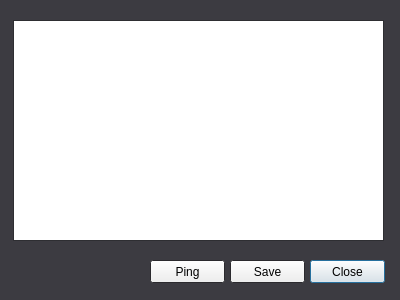
<?xml version="1.0" encoding="UTF-8"?>
<ui version="4.0">
 <class>pingdialog</class>
 <widget class="QDialog" name="pingdialog">
  <property name="geometry">
   <rect>
    <x>0</x>
    <y>0</y>
    <width>400</width>
    <height>300</height>
   </rect>
  </property>
  <property name="palette">
   <palette>
    <active>
     <colorrole role="Text">
      <brush brushstyle="SolidPattern">
       <color alpha="255">
        <red>255</red>
        <green>255</green>
        <blue>255</blue>
       </color>
      </brush>
     </colorrole>
     <colorrole role="Window">
      <brush brushstyle="SolidPattern">
       <color alpha="255">
        <red>60</red>
        <green>59</green>
        <blue>65</blue>
       </color>
      </brush>
     </colorrole>
    </active>
    <inactive>
     <colorrole role="Text">
      <brush brushstyle="SolidPattern">
       <color alpha="255">
        <red>255</red>
        <green>255</green>
        <blue>255</blue>
       </color>
      </brush>
     </colorrole>
     <colorrole role="Window">
      <brush brushstyle="SolidPattern">
       <color alpha="255">
        <red>60</red>
        <green>59</green>
        <blue>65</blue>
       </color>
      </brush>
     </colorrole>
    </inactive>
    <disabled>
     <colorrole role="Text">
      <brush brushstyle="SolidPattern">
       <color alpha="255">
        <red>255</red>
        <green>255</green>
        <blue>255</blue>
       </color>
      </brush>
     </colorrole>
     <colorrole role="Window">
      <brush brushstyle="SolidPattern">
       <color alpha="255">
        <red>60</red>
        <green>59</green>
        <blue>65</blue>
       </color>
      </brush>
     </colorrole>
    </disabled>
   </palette>
  </property>
  <property name="windowTitle">
   <string>Raspbot RCA: Ping</string>
  </property>
  <property name="whatsThis">
   <string>Ping bot for network latency stats.</string>
  </property>
  <widget class="QPlainTextEdit" name="pingview">
   <property name="geometry">
    <rect>
     <x>13</x>
     <y>20</y>
     <width>371</width>
     <height>221</height>
    </rect>
   </property>
   <property name="palette">
    <palette>
     <active>
      <colorrole role="Text">
       <brush brushstyle="SolidPattern">
        <color alpha="255">
         <red>0</red>
         <green>0</green>
         <blue>0</blue>
        </color>
       </brush>
      </colorrole>
     </active>
     <inactive>
      <colorrole role="Text">
       <brush brushstyle="SolidPattern">
        <color alpha="255">
         <red>0</red>
         <green>0</green>
         <blue>0</blue>
        </color>
       </brush>
      </colorrole>
     </inactive>
     <disabled>
      <colorrole role="Text">
       <brush brushstyle="SolidPattern">
        <color alpha="255">
         <red>0</red>
         <green>0</green>
         <blue>0</blue>
        </color>
       </brush>
      </colorrole>
     </disabled>
    </palette>
   </property>
   <property name="plainText">
    <string/>
   </property>
  </widget>
  <widget class="QPushButton" name="closebutton">
   <property name="geometry">
    <rect>
     <x>310</x>
     <y>260</y>
     <width>75</width>
     <height>23</height>
    </rect>
   </property>
   <property name="text">
    <string>Close</string>
   </property>
  </widget>
  <widget class="QPushButton" name="pingbutton">
   <property name="geometry">
    <rect>
     <x>150</x>
     <y>260</y>
     <width>75</width>
     <height>23</height>
    </rect>
   </property>
   <property name="text">
    <string>Ping</string>
   </property>
  </widget>
  <widget class="QPushButton" name="savebutton">
   <property name="geometry">
    <rect>
     <x>230</x>
     <y>260</y>
     <width>75</width>
     <height>23</height>
    </rect>
   </property>
   <property name="text">
    <string>Save</string>
   </property>
  </widget>
 </widget>
 <resources/>
 <connections/>
</ui>
